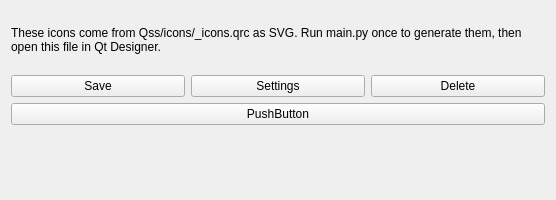
<?xml version="1.0" encoding="UTF-8"?>
<ui version="4.0">
 <class>DesignerSvgTest</class>
 <widget class="QWidget" name="DesignerSvgTest">
  <property name="geometry">
   <rect>
    <x>0</x>
    <y>0</y>
    <width>556</width>
    <height>200</height>
   </rect>
  </property>
  <property name="windowTitle">
   <string>Designer SVG icon test</string>
  </property>
  <layout class="QVBoxLayout" name="verticalLayout">
   <item>
    <widget class="QLabel" name="infoLabel">
     <property name="text">
      <string>These icons come from Qss/icons/_icons.qrc as SVG. Run main.py once to generate them, then open this file in Qt Designer.</string>
     </property>
     <property name="wordWrap">
      <bool>true</bool>
     </property>
    </widget>
   </item>
   <item>
    <layout class="QHBoxLayout" name="buttonRow">
     <item>
      <widget class="QPushButton" name="saveBtn">
       <property name="text">
        <string>Save</string>
       </property>
       <property name="icon">
        <iconset resource="Qss/icons/_icons.qrc">
         <normaloff>:/feather/icons/feather/save.svg</normaloff>:/feather/icons/feather/save.svg</iconset>
       </property>
      </widget>
     </item>
     <item>
      <widget class="QPushButton" name="settingsBtn">
       <property name="text">
        <string>Settings</string>
       </property>
       <property name="icon">
        <iconset resource="Qss/icons/_icons.qrc">
         <normaloff>:/feather/icons/feather/settings.svg</normaloff>:/feather/icons/feather/settings.svg</iconset>
       </property>
      </widget>
     </item>
     <item>
      <widget class="QPushButton" name="deleteBtn">
       <property name="text">
        <string>Delete</string>
       </property>
       <property name="icon">
        <iconset resource="Qss/icons/_icons.qrc">
         <normaloff>:/feather/icons/feather/trash-2.svg</normaloff>:/feather/icons/feather/trash-2.svg</iconset>
       </property>
      </widget>
     </item>
    </layout>
   </item>
   <item>
    <widget class="QPushButton" name="pushButton">
     <property name="text">
      <string>PushButton</string>
     </property>
     <property name="icon">
      <iconset resource="Qss/icons/_icons.qrc">
       <normaloff>:/font_awesome_solid/icons/font_awesome/solid/hand-pointer.svg</normaloff>:/font_awesome_solid/icons/font_awesome/solid/hand-pointer.svg</iconset>
     </property>
    </widget>
   </item>
   <item>
    <widget class="QLabel" name="pixmapLabel">
     <property name="pixmap">
      <pixmap resource="Qss/icons/_icons.qrc">:/feather/icons/feather/award.svg</pixmap>
     </property>
    </widget>
   </item>
  </layout>
 </widget>
 <resources>
  <include location="Qss/icons/_icons.qrc"/>
 </resources>
 <connections/>
</ui>
